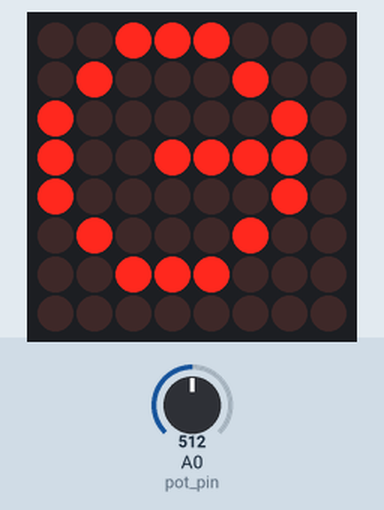
This sketch was run on a simulated Arduino Uno, built with avr-gcc and run on an emulated ATmega328P. Parts: 8×8 LED matrix. The test bench sets the inputs (shaded band); at power-on: A0 (pot_pin) = 512. What the sketch prints to the serial monitor is not drawn.

Above: at 1.1 s.
At 2.9 s:
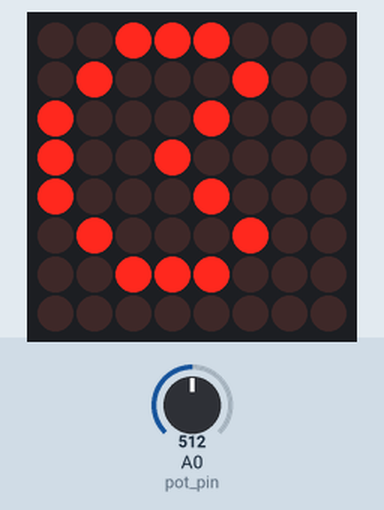

Measured:
- what the display in image 0 shows lasts 1.0 s, from 1.1 s to 2.1 s

The sketch:

PARTE1BIM3.ino
```cpp
/*
   Fundacion Kinal
   Centro educativo tecnico laboral Kinal
   Quinto perito
   Quinto electronica
   Codigo Tecnico: EB5AM / EB5AV
   Curso: Taller de electronica digital y reparacion de computadoras I
   Proyecto: Ayuda practica 3 - matriz led
   Dev: Profe. Alejandro Lopez Navas
   Fecha: 09 de julio.
   link de la simulacion:
   Link para animaciones led: https://www.riyas.org/2013/12/online-led-matrix-font-generator-with.html
*/

//Librerias
#include <LedControl.h>         //Libreria que me permita usar el IC MAX7219 (matriz led)

//Directivas de preprocesador
#define din_matrix        3     //pin3 del arduino conectado al pin DIN de la matriz led
#define cs_matrix         2     //pin2 del arduino conectado al pin CS de la matriz led
#define clk_matrix        4     //pin4 del arduino conectado al pin CLK de la matriz led
#define pot_pin           A0    //pin A0 del arduino conectado al potenciómetro

//Constructores
//Voy a controlar con el objeto PacmanMatrix un arreglo de 1 matriz led
LedControl PacmanMatrix = LedControl(din_matrix, clk_matrix, cs_matrix, 1);

//Variables
//Array que contiene los valores binarios para representar un pacman con la boca abierta y cerrada
byte pacman_boca_abierta[8] = {
  B00111000,
  B01000100,
  B10001000,
  B10010000,
  B10001000,
  B01000100,
  B00111000,
  B00000000
};

byte pacman_boca_cerrada[8] = {
  B00111000,
  B01000100,
  B10000010,
  B10011110,
  B10000010,
  B01000100,
  B00111000,
  B00000000
};

unsigned long update_delay = 850; // Espacio entre animaciones.

//Configuraciones
void setup() {
  Serial.begin(9600); //Inicio la comunicacion serial a 9600 baudios.
  PacmanMatrix.shutdown(0, false);    //Encendiendo mi matriz led.
  PacmanMatrix.setIntensity(0, 15);    //Configuro el brillo de la matriz led a la mitad (este valor puede ser desde el 0 al 30)
  PacmanMatrix.clearDisplay(0);        //Limpio la pantalla de alguna animacion.
  Serial.println("Uso de la matriz led");
}

//Funciones para imprimir las animaciones
void print_pacman_open() {
  for (int i = 0; i < 8; i++) {
    PacmanMatrix.setRow(0, i, pacman_boca_abierta[i]);
  }
}

void print_pacman_close() {
  for (int i = 0; i < 8; i++) {
    PacmanMatrix.setRow(0, i, pacman_boca_cerrada[i]);
  }
}

//Ciclo infinito
void loop() {
  int pot_value = analogRead(pot_pin); // Leer el valor del potenciómetro
  update_delay = map(pot_value, 0, 1023, 100, 2000); // Mapear el valor del potenciómetro a un rango de 100 a 2000 ms

  print_pacman_open();
  delay(update_delay);
  print_pacman_close();
  delay(update_delay);
}
```
